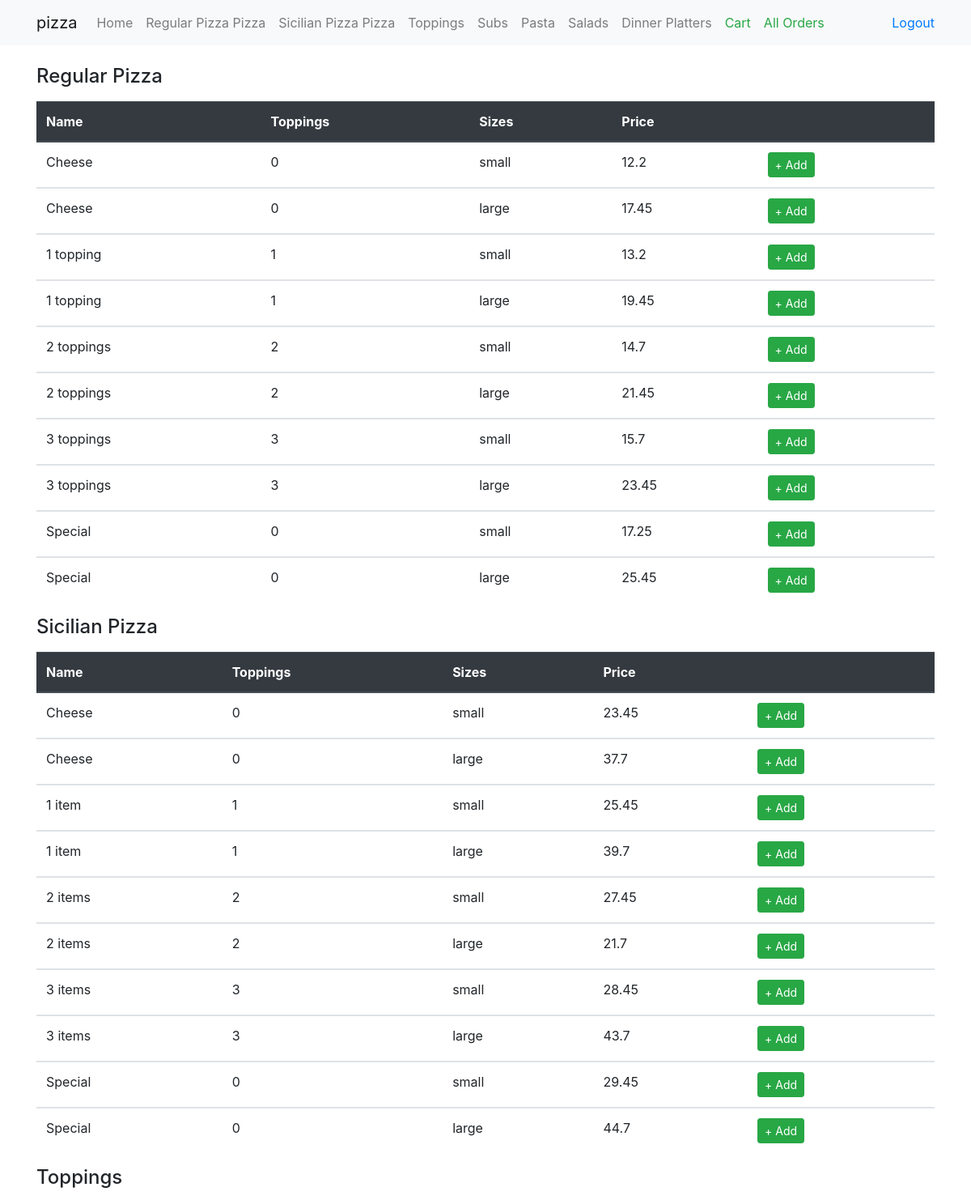
The app's page / (signed in, upper part) with its own data.
### stock/models.py (models this page shows, shortened)
class PizzaType(models.Model):
    name = models.CharField(max_length=30)
    class Meta:
        ordering = ('id',)

class Pizza(models.Model):
    name = models.CharField(max_length=30)
    Toppings = models.IntegerField()
    PizzaTypes = models.ForeignKey(PizzaType, on_delete = models.CASCADE, null = True)
    Sizes = models.ForeignKey(Size, on_delete = models.CASCADE)
    price = models.FloatField()
    class Meta:
        ordering = ('id',)

class Size(models.Model):
    name = models.CharField(max_length=30)
    def __str__(self):
        return self.name
    class Meta:
        ordering = ('id',)

### stock/views.py (the view)
# urls.py: path('', AllFoodList, name = "index"),
def AllFoodList(request):
    if request.user.is_authenticated:
        pizza_type = PizzaType.objects.all()
        pizza_list = Pizza.objects.all()
        topping_list = Topping.objects.all()
        sub_list = Sub.objects.all()
        pasta_list = Pasta.objects.all()
        salad_list = Salad.objects.all()
        diner_plattter_list = DinnerPlatter.objects.all()
        datas = {
            "pizza_type" : pizza_type,
            "pizza" : pizza_list,
            "topping" : topping_list,
            "sub": sub_list,
            "pasta": pasta_list,
            "salad": salad_list,
            "dinner": diner_plattter_list,
        }
        return render(request, 'stock/index.html', datas)
    else:
        return redirect('/accounts/login/')

### templates/stock/index.html (shortened to what this page needs)
{% extends 'base.html' %}
{% block body %}
  {% for type in pizza_type%}
  <div id="{{type.id}}">
  <h4 class="text-left mb-3">{{type.name}}</h4>
  <table class="table">
    <thead class="thead-dark">
      <tr>
        <th scope="col">Name</th>
        <th scope="col">Toppings</th>
        <th scope="col">Sizes</th>
        <th scope="col">Price</th>
        <th></th>
      </tr>
    </thead>
    {% for pizzas in pizza%}
      {% if pizzas.PizzaTypes.id is type.id%}
      <tbody>
        <tr>
          <td>{{pizzas.name}}</td>
          <td>{{pizzas.Toppings}}</td>
          <td>{{pizzas.Sizes}}</td>
          <td>{{pizzas.price}}</td>
          <td><button onclick="addToCart('{{pizzas.id}}','Pizza')" type="button" class="btn btn-success btn-sm">+ Add</button></td>
        </tr>
      </tbody>
      {% endif %}
    {% endfor %}
  </table>
</div>
{% endfor %}
<div id ="Toppings">
  <h4 class="text-left mb-3">Toppings</h4>
</div>
{% endblock%}

### templates/base.html (shortened to what this page needs)
<!doctype html>
<html>
<head>
  {% block cssfile %}
  {% load static %}
  <link rel="stylesheet" href="{% static 'css/bootstrap.css' %}"/>
  <link rel="stylesheet" href="{% static 'css/style.css' %}">
  <link href="http://code.jquery.com/ui/1.9.2/themes/base/jquery-ui.css" rel="stylesheet"/>
  {% endblock cssfile %}
</head>
    <body>
      <header class="bg-light">
          <div class="container">
              <nav class="navbar navbar-expand-lg navbar-light pl-0 pr-0">
                  <a class="navbar-brand" href="#">pizza</a>
                  <div class="collapse navbar-collapse" id="navbarText">
                    <ul class="navbar-nav mr-auto">
                      <li class="nav-item">
                        <a class="nav-link" href="/">Home <span class="sr-only">(current)</span></a>
                      </li>
                      {% for type in pizza_type%}
                      <li class="nav-item">
                        <a class="nav-link" href="#{{type.id}}">{{type.name}} Pizza</a>
                      </li>
                      {% endfor %}
                      <li class="nav-item">
                        <a class="nav-link" href="/#Toppings">Toppings</a>
                      </li>
                      <li class="nav-item">
                          <a class="nav-link" href="/#Subs"> Subs</a>
                      </li>
                      <li class="nav-item">
                          <a class="nav-link" href="/#Pasta">Pasta</a>
                      </li>
                      <li class="nav-item">
                          <a class="nav-link" href="/#Salads">Salads</a>
                      </li>
                      <li class="nav-item">
                          <a class="nav-link" href="/#Dinner">Dinner Platters</a>
                      </li>
                      <li class="nav-item">
                        <a class="nav-link text-success" href="/order/cartitem">Cart</a>
                      </li>
                      <li class="nav-item">
                        <a class="nav-link text-success" href="/order/orderlist">All Orders</a>
                      </li>
                    </ul>
                    <a href="/logout" class="navbar-text text-primary">
                        Logout
                    </a>
                </div>
              </nav>
          </div>
      </header>
    <div class="container pt-4">
        {% block body %}
        {% endblock%}
    </div>
  </body>
</html>

### templates/css/style.css (style rules this page uses)
html, body { height: 100%; }

### records on screen
PizzaType: name "Regular Pizza"
PizzaType: name "Sicilian Pizza"
Pizza: name "Cheese", Toppings "0", Sizes "small", price "12.2"
Pizza: name "Cheese", Toppings "0", Sizes "large", price "17.45"
Pizza: name "1 topping", Toppings "1", Sizes "small", price "13.2"
Pizza: name "1 topping", Toppings "1", Sizes "large", price "19.45"
Pizza: name "2 toppings", Toppings "2", Sizes "small", price "14.7"
Pizza: name "2 toppings", Toppings "2", Sizes "large", price "21.45"
Pizza: name "3 toppings", Toppings "3", Sizes "small", price "15.7"
Pizza: name "3 toppings", Toppings "3", Sizes "large", price "23.45"
Pizza: name "Special", Toppings "0", Sizes "small", price "17.25"
Pizza: name "Special", Toppings "0", Sizes "large", price "25.45"
Pizza: name "Cheese", Toppings "0", Sizes "small", price "23.45"
Pizza: name "Cheese", Toppings "0", Sizes "large", price "37.7"
Pizza: name "1 item", Toppings "1", Sizes "small", price "25.45"
Pizza: name "1 item", Toppings "1", Sizes "large", price "39.7"
Pizza: name "2 items", Toppings "2", Sizes "small", price "27.45"
Pizza: name "2 items", Toppings "2", Sizes "large", price "21.7"
Pizza: name "3 items", Toppings "3", Sizes "small", price "28.45"
Pizza: name "3 items", Toppings "3", Sizes "large", price "43.7"
Pizza: name "Special", Toppings "0", Sizes "small", price "29.45"
Pizza: name "Special", Toppings "0", Sizes "large", price "44.7"
